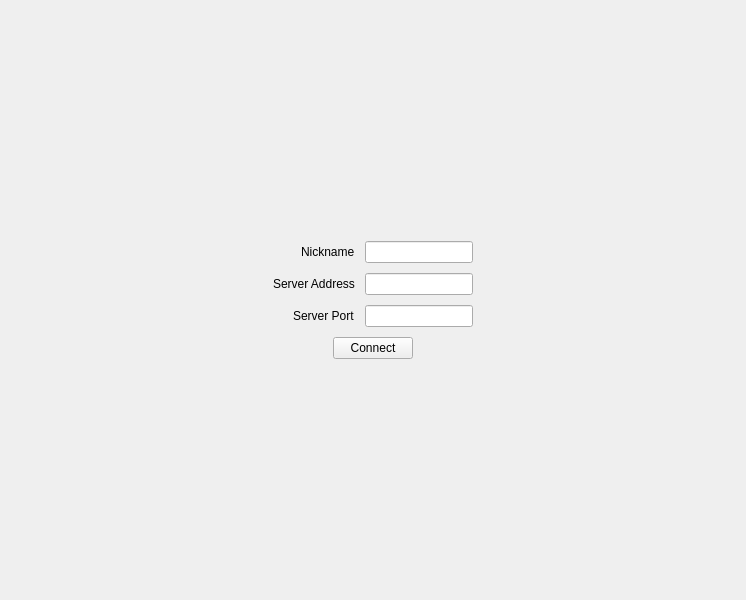
<?xml version="1.0" encoding="UTF-8"?>
<ui version="4.0">
 <class>main_window</class>
 <widget class="QMainWindow" name="main_window">
  <property name="geometry">
   <rect>
    <x>0</x>
    <y>0</y>
    <width>746</width>
    <height>600</height>
   </rect>
  </property>
  <property name="windowTitle">
   <string>Tumult</string>
  </property>
  <widget class="QWidget" name="central_widget">
   <layout class="QVBoxLayout" name="central_layout">
    <item>
     <widget class="QStackedWidget" name="central_stack">
      <property name="currentIndex">
       <number>1</number>
      </property>
      <widget class="QWidget" name="chat_page">
       <layout class="QVBoxLayout" name="chat_page_layout">
        <item>
         <layout class="QHBoxLayout" name="server_info_layout" stretch="1,0">
          <item>
           <widget class="QLabel" name="server_name_label">
            <property name="text">
             <string/>
            </property>
           </widget>
          </item>
          <item>
           <widget class="QPushButton" name="leave_button">
            <property name="text">
             <string>Leave</string>
            </property>
           </widget>
          </item>
         </layout>
        </item>
        <item>
         <widget class="QTextBrowser" name="chat_box"/>
        </item>
        <item>
         <layout class="QHBoxLayout" name="message_box_layout">
          <item>
           <widget class="QLineEdit" name="message_box_input">
            <property name="maxLength">
             <number>1000</number>
            </property>
            <property name="clearButtonEnabled">
             <bool>false</bool>
            </property>
           </widget>
          </item>
          <item>
           <widget class="QPushButton" name="send_button">
            <property name="text">
             <string>Send</string>
            </property>
           </widget>
          </item>
         </layout>
        </item>
       </layout>
      </widget>
      <widget class="QWidget" name="connect_page">
       <property name="autoFillBackground">
        <bool>false</bool>
       </property>
       <layout class="QVBoxLayout" name="connect_page_layout">
        <property name="spacing">
         <number>10</number>
        </property>
        <property name="leftMargin">
         <number>0</number>
        </property>
        <property name="topMargin">
         <number>0</number>
        </property>
        <property name="rightMargin">
         <number>0</number>
        </property>
        <property name="bottomMargin">
         <number>0</number>
        </property>
        <item>
         <spacer name="connect_page_top_spacer">
          <property name="orientation">
           <enum>Qt::Vertical</enum>
          </property>
          <property name="sizeHint" stdset="0">
           <size>
            <width>20</width>
            <height>40</height>
           </size>
          </property>
         </spacer>
        </item>
        <item alignment="Qt::AlignHCenter">
         <widget class="QWidget" name="form_container" native="true">
          <property name="maximumSize">
           <size>
            <width>250</width>
            <height>16777215</height>
           </size>
          </property>
          <layout class="QVBoxLayout" name="form_container_layout">
           <property name="spacing">
            <number>10</number>
           </property>
           <property name="leftMargin">
            <number>7</number>
           </property>
           <property name="topMargin">
            <number>7</number>
           </property>
           <property name="rightMargin">
            <number>7</number>
           </property>
           <property name="bottomMargin">
            <number>7</number>
           </property>
           <item>
            <layout class="QFormLayout" name="connect_form_layout">
             <property name="sizeConstraint">
              <enum>QLayout::SetMinimumSize</enum>
             </property>
             <property name="fieldGrowthPolicy">
              <enum>QFormLayout::ExpandingFieldsGrow</enum>
             </property>
             <property name="labelAlignment">
              <set>Qt::AlignRight|Qt::AlignTrailing|Qt::AlignVCenter</set>
             </property>
             <property name="leftMargin">
              <number>0</number>
             </property>
             <property name="topMargin">
              <number>0</number>
             </property>
             <property name="rightMargin">
              <number>0</number>
             </property>
             <item row="0" column="0">
              <widget class="QLabel" name="nickname_label">
               <property name="text">
                <string>Nickname</string>
               </property>
              </widget>
             </item>
             <item row="0" column="1">
              <widget class="QLineEdit" name="nickname_input">
               <property name="maxLength">
                <number>10</number>
               </property>
              </widget>
             </item>
             <item row="1" column="0">
              <widget class="QLabel" name="server_address_label">
               <property name="text">
                <string>Server Address</string>
               </property>
              </widget>
             </item>
             <item row="1" column="1">
              <widget class="QLineEdit" name="server_address_input">
               <property name="maxLength">
                <number>15</number>
               </property>
              </widget>
             </item>
             <item row="2" column="0">
              <widget class="QLabel" name="server_port_label">
               <property name="text">
                <string>Server Port</string>
               </property>
              </widget>
             </item>
             <item row="2" column="1">
              <widget class="QLineEdit" name="server_port_input">
               <property name="maxLength">
                <number>5</number>
               </property>
              </widget>
             </item>
            </layout>
           </item>
           <item alignment="Qt::AlignHCenter">
            <widget class="QPushButton" name="connect_button">
             <property name="maximumSize">
              <size>
               <width>125</width>
               <height>16777215</height>
              </size>
             </property>
             <property name="text">
              <string>Connect</string>
             </property>
            </widget>
           </item>
          </layout>
         </widget>
        </item>
        <item>
         <spacer name="connect_page_bottom_spacer">
          <property name="orientation">
           <enum>Qt::Vertical</enum>
          </property>
          <property name="sizeHint" stdset="0">
           <size>
            <width>20</width>
            <height>40</height>
           </size>
          </property>
         </spacer>
        </item>
       </layout>
      </widget>
     </widget>
    </item>
   </layout>
  </widget>
 </widget>
 <resources/>
 <connections/>
</ui>
